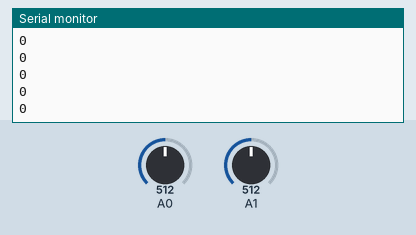
This sketch was run on a simulated Arduino Uno, built with avr-gcc and run on an emulated ATmega328P. On the bench: the last lines printed to the serial monitor. The test bench sets the inputs (shaded band); at power-on: A0 = 512, A1 = 512.

Above: at 1.2 s.
1.3 s: A0 set to 716
At 2.0 s:
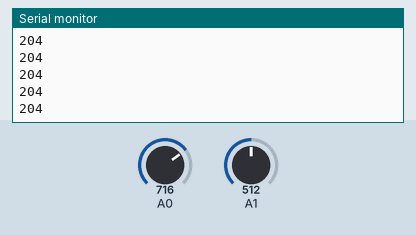
2.8 s: A1 set to 306
At 3.4 s:
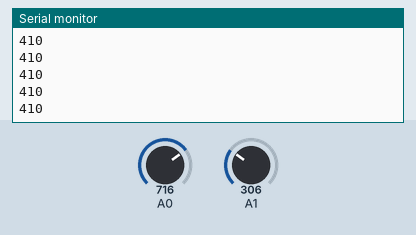
4.3 s: A0 set to 900
At 4.9 s:
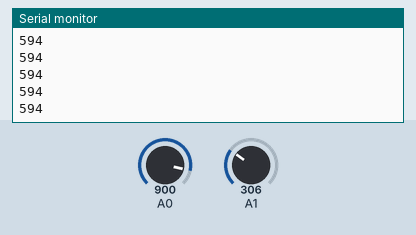
5.8 s: A1 set to 122
At 6.4 s:
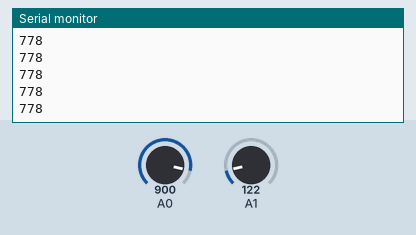
Timing chart, 0 to 8.3 s (numbered marks = the images above; inputs shaded):
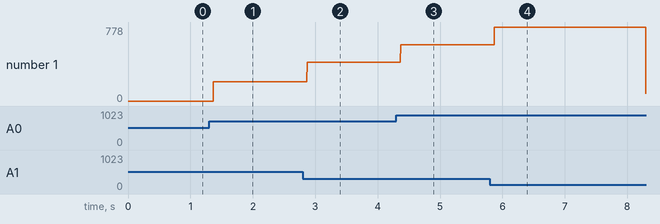

The sketch:

arduino_code.ino
```cpp
void setup() {
  // initialize the serial communication:
  Serial.begin(9600);
}

void loop() {
  // send the value of analog input 0:
  Serial.println(analogRead(A0) - analogRead(A1));
  // wait a bit for the analog-to-digital converter
  // to stabilize after the last reading:
  delay(2);
}
```

Measured:
- after the input at 1.3 s, the serial monitor: prints a new line after 0.07 s (image 1)
- after the input at 2.8 s, the serial monitor: prints a new line after 0.07 s (image 2)
- after the input at 4.3 s, the serial monitor: prints a new line after 0.07 s (image 3)
- after the input at 5.8 s, the serial monitor: prints a new line after 0.07 s (image 4)
- plotted number 1: 0 → 204 after the input at 1.3 s, 204 → 410 after the input at 2.8 s, 410 → 594 after the input at 4.3 s, 594 → 77 after the input at 5.8 s
